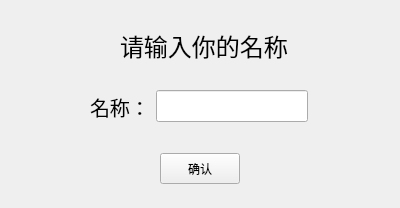
<?xml version="1.0" encoding="UTF-8"?>
<ui version="4.0">
 <class>Saverank</class>
 <widget class="QWidget" name="Saverank">
  <property name="geometry">
   <rect>
    <x>0</x>
    <y>0</y>
    <width>400</width>
    <height>208</height>
   </rect>
  </property>
  <property name="windowTitle">
   <string>Form</string>
  </property>
  <widget class="QLabel" name="label_2">
   <property name="geometry">
    <rect>
     <x>120</x>
     <y>30</y>
     <width>171</width>
     <height>31</height>
    </rect>
   </property>
   <property name="font">
    <font>
     <pointsize>18</pointsize>
    </font>
   </property>
   <property name="text">
    <string>请输入你的名称</string>
   </property>
  </widget>
  <widget class="QPushButton" name="commitButton">
   <property name="geometry">
    <rect>
     <x>160</x>
     <y>153</y>
     <width>80</width>
     <height>31</height>
    </rect>
   </property>
   <property name="text">
    <string>确认</string>
   </property>
  </widget>
  <widget class="QWidget" name="layoutWidget">
   <property name="geometry">
    <rect>
     <x>90</x>
     <y>90</y>
     <width>218</width>
     <height>33</height>
    </rect>
   </property>
   <layout class="QHBoxLayout" name="horizontalLayout">
    <item>
     <widget class="QLabel" name="label">
      <property name="font">
       <font>
        <pointsize>15</pointsize>
       </font>
      </property>
      <property name="text">
       <string>名称：</string>
      </property>
     </widget>
    </item>
    <item>
     <widget class="QLineEdit" name="name">
      <property name="font">
       <font>
        <pointsize>15</pointsize>
       </font>
      </property>
     </widget>
    </item>
   </layout>
  </widget>
 </widget>
 <resources/>
 <connections/>
</ui>
